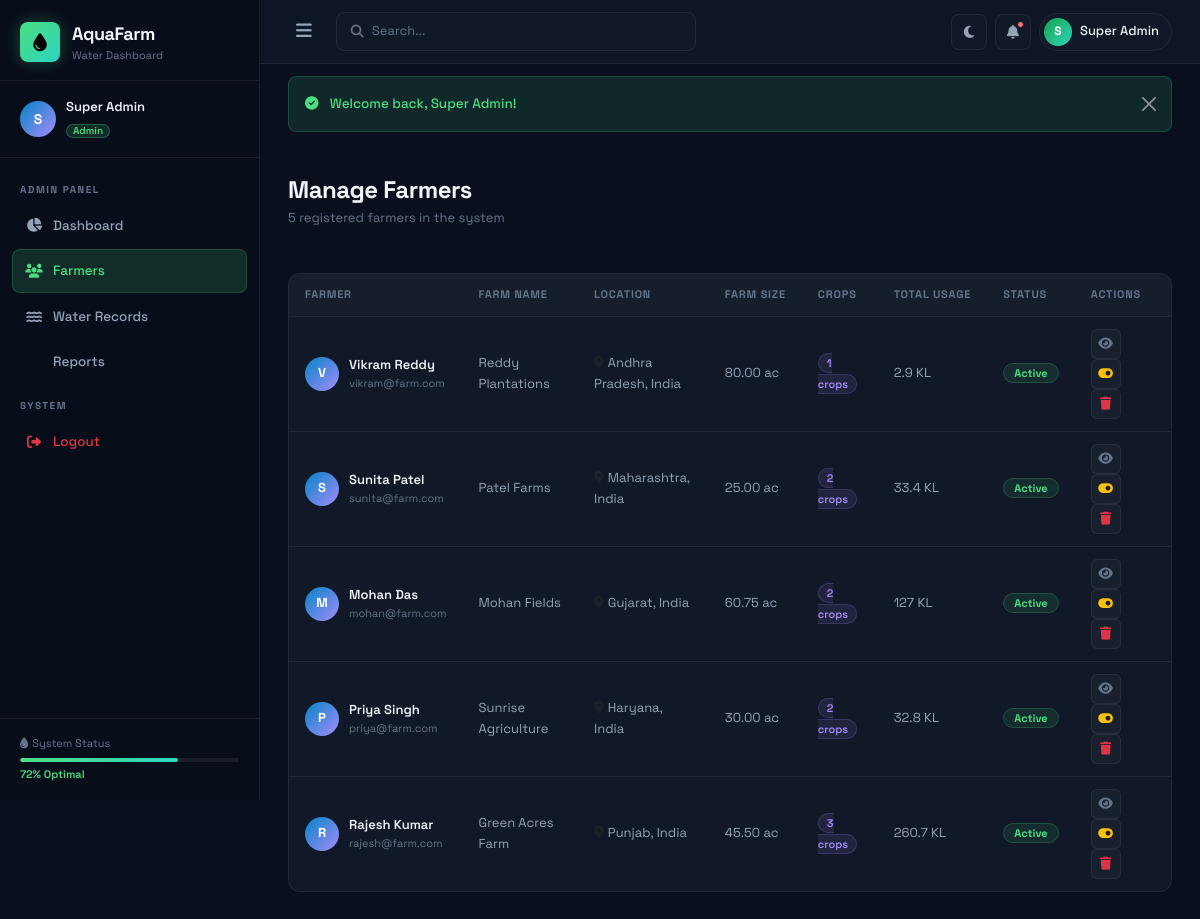
/admin/farmers (signed in), run on the app's committed database.
### tables this page shows
CREATE TABLE IF NOT EXISTS farmers (
    id INT AUTO_INCREMENT PRIMARY KEY,
    user_id INT NOT NULL,
    farm_name VARCHAR(150) NOT NULL,
    location VARCHAR(200) NOT NULL,
    farm_size DECIMAL(10,2) NOT NULL COMMENT 'in acres',
    soil_type ENUM('clay', 'sandy', 'loamy', 'silty', 'peaty', 'chalky') DEFAULT 'loamy',
    water_source ENUM('borewell', 'canal', 'rainwater', 'river', 'tank') DEFAULT 'borewell',
    phone VARCHAR(20) DEFAULT NULL,
    created_at TIMESTAMP DEFAULT CURRENT_TIMESTAMP,
    updated_at TIMESTAMP DEFAULT CURRENT_TIMESTAMP ON UPDATE CURRENT_TIMESTAMP,
    FOREIGN KEY (user_id) REFERENCES users(id) ON DELETE CASCADE
);

CREATE TABLE IF NOT EXISTS users (
    id INT AUTO_INCREMENT PRIMARY KEY,
    name VARCHAR(100) NOT NULL,
    email VARCHAR(150) NOT NULL UNIQUE,
    password VARCHAR(255) NOT NULL,
    role ENUM('admin', 'farmer') NOT NULL DEFAULT 'farmer',
    avatar VARCHAR(255) DEFAULT NULL,
    is_active TINYINT(1) DEFAULT 1,
    last_login DATETIME DEFAULT NULL,
    created_at TIMESTAMP DEFAULT CURRENT_TIMESTAMP,
    updated_at TIMESTAMP DEFAULT CURRENT_TIMESTAMP ON UPDATE CURRENT_TIMESTAMP
);

### app/core/Controller.php (called while the page is built, shortened)
<?php
class Controller {
    protected function model($model) {
        $modelFile = BASE_PATH . '/app/models/' . $model . '.php';
        if (file_exists($modelFile)) {
            return new $model();
        }
        die("Model {$model} not found.");
    }
    protected function render($view, $data = [], $layout = 'main') {
        extract($data);
        $layoutFile = BASE_PATH . '/app/views/layouts/' . $layout . '.php';
        require_once $layoutFile;
    }
}

### app/controllers/AdminController.php (called while the page is built, shortened)
<?php
class AdminController extends Controller {
    public function farmers() {
        $farmerModel = $this->model('FarmerModel');
        $farmers = $farmerModel->getAllWithStats();
        $flash = $this->getFlash();
        $this->render('farmers.list', [
            'title'   => 'Manage Farmers',
            'farmers' => $farmers,
            'flash'   => $flash,
        ], 'main');
    }
}

### app/core/Router.php (called while the page is built, shortened)
<?php
class Router {
    private $url;
    public function __construct() {
        $this->url = $this->parseUrl();
    }
    private function parseUrl() {
        if (isset($_GET['url'])) {
            return filter_var(rtrim($_GET['url'], '/'), FILTER_SANITIZE_URL);
        }
        return '';
    }
    public function route() {
        $urlParts = $this->url ? explode('/', $this->url) : [];
        $methodName = isset($urlParts[1]) && !empty($urlParts[1])
            ? strtolower($urlParts[1])
            : 'index';
        $params = array_slice($urlParts, 2);
        $controller = new $controllerName();
        call_user_func_array([$controller, $methodName], $params);
    }
}

### app/core/App.php (called while the page is built, shortened)
<?php
class App {
    public function __construct() {
        require_once BASE_PATH . '/app/core/Database.php';
        require_once BASE_PATH . '/app/core/Model.php';
        require_once BASE_PATH . '/app/core/Controller.php';
        require_once BASE_PATH . '/app/core/Router.php';
        require_once BASE_PATH . '/app/core/Helper.php';
        $router = new Router();
        $router->route();
    }
}

### public/index.php (called while the page is built, shortened)
<?php
require_once BASE_PATH . '/app/core/App.php';
new App();

### app/core/Database.php (called while the page is built, shortened)
<?php
class Database {
    private static $instance = null;
    private $connection;
    private function __construct() {
        $port = defined('DB_PORT') ? DB_PORT : '3306';
        $dsn = 'mysql:host=' . DB_HOST . ';port=' . $port . ';dbname=' . DB_NAME . ';charset=' . DB_CHARSET;
        $options = [
            PDO::ATTR_ERRMODE            => PDO::ERRMODE_EXCEPTION,
            PDO::ATTR_DEFAULT_FETCH_MODE => PDO::FETCH_ASSOC,
            PDO::ATTR_EMULATE_PREPARES   => false,
        ];
        try {
            $this->connection = new PDO($dsn, DB_USER, DB_PASS, $options);
        } catch (PDOException $e) {
            die(json_encode(['error' => 'Database connection failed: ' . $e->getMessage()]));
        }
    }
    public static function getInstance() {
        if (self::$instance === null) {
            self::$instance = new self();
        }
        return self::$instance;
    }
    public function query($sql, $params = []) {
        $stmt = $this->connection->prepare($sql);
        $stmt->execute($params);
        return $stmt;
    }
    public function fetchAll($sql, $params = []) { return $this->query($sql, $params)->fetchAll(); }
}

### app/core/Model.php (called while the page is built, shortened)
<?php
class Model {
    public function __construct() {
        $this->db = Database::getInstance();
    }
}

### app/models/FarmerModel.php (called while the page is built, shortened)
<?php
class FarmerModel extends Model {
    public function getAllWithStats() {
        return $this->db->fetchAll(
            "SELECT f.*, u.name, u.email, u.is_active,
                    COUNT(DISTINCT wu.id) as total_records,
                    COALESCE(SUM(wu.amount_used), 0) as total_usage,
                    COUNT(DISTINCT c.id) as crop_count
             FROM farmers f
             JOIN users u ON u.id = f.user_id
             LEFT JOIN water_usage wu ON wu.farmer_id = f.id
             LEFT JOIN crops c ON c.farmer_id = f.id
             GROUP BY f.id
             ORDER BY f.created_at DESC"
        );
    }
}

### app/core/Helper.php (called while the page is built, shortened)
<?php
function formatLiters($liters) {
    if ($liters >= 1000) return round($liters / 1000, 2) . ' KL';
    return round($liters, 2) . ' L';
}
function e($str) {
    return htmlspecialchars($str ?? '', ENT_QUOTES, 'UTF-8');
}

### app/views/farmers/list.php (the view)
<div class="page-header">
    <div>
        <h1 class="page-title">Manage Farmers</h1>
        <p class="page-subtitle"><?= count($farmers) ?> registered farmers in the system</p>
    </div>
</div>
<div class="card-custom">
    <div class="table-responsive">
        <?php if (empty($farmers)): ?>
        <div class="empty-state p-5 text-center">
            <i class="fas fa-users fa-3x text-muted mb-3"></i>
            <h5>No farmers registered yet</h5>
        </div>
        <?php else: ?>
        <table class="table-custom">
            <thead>
                <tr><th>Farmer</th><th>Farm Name</th><th>Location</th><th>Farm Size</th><th>Crops</th><th>Total Usage</th><th>Status</th><th>Actions</th></tr>
            </thead>
            <tbody>
                <?php foreach ($farmers as $f): ?>
                <tr>
                    <td>
                        <div class="farmer-cell">
                            <div class="farmer-avatar"><?= strtoupper(substr($f['name'], 0, 1)) ?></div>
                            <div>
                                <div class="farmer-name"><?= e($f['name']) ?></div>
                                <div class="farmer-email"><?= e($f['email']) ?></div>
                            </div>
                        </div>
                    </td>
                    <td><?= e($f['farm_name']) ?></td>
                    <td><i class="fas fa-map-marker-alt text-muted me-1"></i><?= e($f['location']) ?></td>
                    <td><?= $f['farm_size'] ?> ac</td>
                    <td><span class="badge-custom"><?= $f['crop_count'] ?> crops</span></td>
                    <td><?= formatLiters($f['total_usage']) ?></td>
                    <td>
                        <?php if ($f['is_active']): ?>
                            <span class="status-active">Active</span>
                        <?php else: ?>
                            <span class="status-inactive">Inactive</span>
                        <?php endif; ?>
                    </td>
                    <td>
                        <a href="<?= APP_URL ?>/admin/viewFarmer/<?= $f['id'] ?>" class="action-icon" title="View"><i class="fas fa-eye"></i></a>
                        <a href="<?= APP_URL ?>/admin/toggleFarmer/<?= $f['user_id'] ?>" class="action-icon text-warning" title="Toggle Status"><i class="fas fa-toggle-on"></i></a>
                        <a href="<?= APP_URL ?>/admin/deleteFarmer/<?= $f['user_id'] ?>" class="action-icon text-danger" title="Delete" onclick="return confirm('Delete this farmer and all data?')"><i class="fas fa-trash"></i></a>
                    </td>
                </tr>
                <?php endforeach; ?>
            </tbody>
        </table>
        <?php endif; ?>
    </div>
</div>

### public/css/style.css (style rules this page uses)
:root { --bg-primary: #0a0f1e; --bg-secondary: #0d1526; --bg-card: #111827; --bg-card-hover: #1a2235; --bg-sidebar: #080d1a; --sidebar-w: 260px; --border: rgba(255,255,255,0.07); --border-hover: rgba(74,222,128,0.3); --green: #4ade80; --green-dark: #16a34a; --green-glow: rgba(74,222,128,0.15); --blue: #38bdf8; --blue-dark: #0284c7; --orange: #fb923c; --purple: #a78bfa; --red: #f87171; --teal: #2dd4bf; --yellow: #fbbf24; --text-primary: #f1f5f9; --text-secondary:#94a3b8; --text-muted: #64748b; --radius: 12px; --radius-sm: 8px; --shadow: 0 4px 24px rgba(0,0,0,0.4); --shadow-glow: 0 0 24px rgba(74,222,128,0.1); --font: 'Space Grotesk', sans-serif; --font-mono: 'DM Mono', monospace; --topbar-h: 64px; --transition: all 0.25s cubic-bezier(0.4,0,0.2,1); }
*,*::before,*::after { box-sizing:border-box;margin:0;padding:0 }
html { scroll-behavior:smooth }
body { font-family:var(--font);background:var(--bg-primary);color:var(--text-primary);font-size:14px;line-height:1.6;overflow-x:hidden;min-height:100vh }
a { color:var(--green);text-decoration:none }
.page-header { display:flex;align-items:flex-start;justify-content:space-between;gap:16px;margin-bottom:28px;flex-wrap:wrap }
.page-title { font-size:24px;font-weight:700;letter-spacing:-0.5px;color:var(--text-primary);margin:0 }
.page-subtitle { font-size:13px;color:var(--text-muted);margin-top:4px }
.card-custom { background:var(--bg-card);border:1px solid var(--border);border-radius:var(--radius);overflow:hidden;transition:var(--transition) }
.table-custom { width:100%;border-collapse:collapse }
.table-custom thead th { padding:12px 16px;font-size:11px;font-weight:700;letter-spacing:0.8px;text-transform:uppercase;color:var(--text-muted);background:rgba(255,255,255,0.02);border-bottom:1px solid var(--border);white-space:nowrap }
.table-custom tbody td { padding:12px 16px;font-size:13px;color:var(--text-secondary);border-bottom:1px solid var(--border);vertical-align:middle }
.table-custom tbody tr:last-child td { border-bottom:none }
.farmer-cell { display:flex;align-items:center;gap:10px }
.farmer-avatar { width:34px;height:34px;background:linear-gradient(135deg,var(--blue-dark),var(--purple));border-radius:50%;display:flex;align-items:center;justify-content:center;font-size:13px;font-weight:700;color:#fff;flex-shrink:0 }
.farmer-name { font-size:13px;font-weight:600;color:var(--text-primary) }
.farmer-email { font-size:11px;color:var(--text-muted) }
.action-icon { display:inline-flex;align-items:center;justify-content:center;width:30px;height:30px;border-radius:6px;color:var(--text-muted);background:rgba(255,255,255,0.03);border:1px solid var(--border);transition:var(--transition);font-size:13px;margin-right:3px;cursor:pointer }
.badge-custom { background:rgba(167,139,250,0.1);color:var(--purple);border:1px solid rgba(167,139,250,0.2);padding:2px 8px;border-radius:20px;font-size:11px;font-weight:600 }
.status-active { background:rgba(74,222,128,0.1);color:var(--green);border:1px solid rgba(74,222,128,0.2);padding:2px 10px;border-radius:20px;font-size:11px;font-weight:700 }
.stat-card,.card-custom { animation:fadeInUp 0.4s ease both }

### data on the page
farmers: user.name "V", user.name "Vikram Reddy", user.email "vikram@farm.com", farm_name "Reddy Plantations", location "Andhra Pradesh, India", farm_size "80.00", crop_count "1", total_usage "2.9 KL"
farmers: user.name "S", user.name "Sunita Patel", user.email "sunita@farm.com", farm_name "Patel Farms", location "Maharashtra, India", farm_size "25.00", crop_count "2", total_usage "33.4 KL"
farmers: user.name "M", user.name "Mohan Das", user.email "mohan@farm.com", farm_name "Mohan Fields", location "Gujarat, India", farm_size "60.75", crop_count "2", total_usage "127 KL"
farmers: user.name "P", user.name "Priya Singh", user.email "priya@farm.com", farm_name "Sunrise Agriculture", location "Haryana, India", farm_size "30.00", crop_count "2", total_usage "32.8 KL"
farmers: user.name "R", user.name "Rajesh Kumar", user.email "rajesh@farm.com", farm_name "Green Acres Farm", location "Punjab, India", farm_size "45.50", crop_count "3", total_usage "260.7 KL"

### other printed values
substr($_SESSION['user_name'] ?? 'U', 0, 1) "S"
$_SESSION['user_name'] "Super Admin"
$_SESSION['user_role'] "Admin"
$flash['message'] "Welcome back, Super Admin!"
count($farmers) "5"
